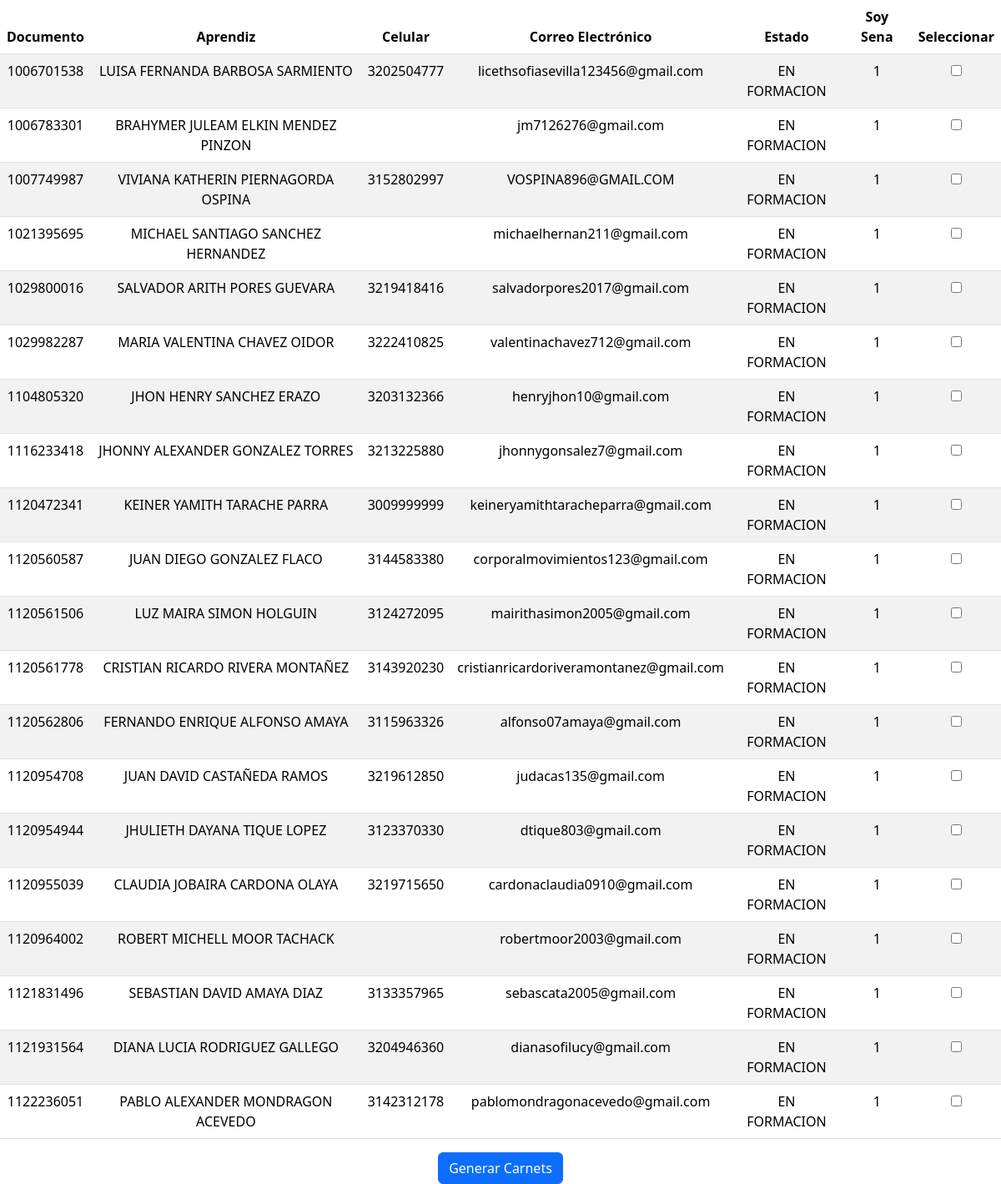
The page / on the database its author committed.
### tables this page shows
CREATE TABLE `datos_personales` (
  `id` bigint NOT NULL AUTO_INCREMENT,
  `documento` int DEFAULT NULL,
  `aprendiz` varchar(255) DEFAULT NULL,
  `celular` varchar(255) DEFAULT NULL,
  `correo_electronico` varchar(255) DEFAULT NULL,
  `estado` varchar(255) DEFAULT NULL,
  `soy_sena` tinyint(1) DEFAULT NULL,
  PRIMARY KEY (`id`)
);

### Config/conexion.php (called while the page is built, shortened)
<?php
class Conexion {
    protected $conexion_db;
    public function __construct() {
        $this->conexion_db = new mysqli(DB_HOST, DB_USERNAME, DB_PASSWORD, DB_NAME);
        $this->conexion_db->set_charset(DB_ENCODE);
    }
    public function obtenerConexion() {
        return $this->conexion_db;
    }
}

### Models/CarnetModelo.php (called while the page is built, shortened)
<?php
require_once './Config/conexion.php';
class CarnetModelo extends Conexion {
    public function obtenerDatosPersonales() {
        $sql = "SELECT documento, aprendiz, celular, correo_electronico, estado, soy_sena FROM datos_personales";
        $resultado = $this->obtenerConexion()->query($sql);
        $datosPersonales = [];
        if ($resultado && $resultado->num_rows > 0) {
            while ($row = $resultado->fetch_assoc()) {
                $datosPersonales[] = $row;
            }
        }
        return $datosPersonales;
    }
}
?>

### views/MostrarFormulario.php (the view, shortened to what this page needs)
<!DOCTYPE html>
<html lang="es">
<head>
    <link href="https://cdn.jsdelivr.net/npm/bootstrap@5.3.3/dist/css/bootstrap.min.css" rel="stylesheet"
>
</head>
<body>
    <form action="index.php" method="post">
        <table class="table table-striped table-hover">
            <thead>
                <tr class="text-center">
                    <th>Documento</th>
                    <th>Aprendiz</th>
                    <th>Celular</th>
                    <th>Correo Electrónico</th>
                    <th>Estado</th>
                    <th>Soy Sena</th>
                    <th>Seleccionar</th>
                </tr>
            </thead>
            <tbody>
                <?php foreach ($datosPersonales as $persona): ?>
                <tr class="text-center">
                    <td><?= htmlspecialchars($persona['documento']) ?></td>
                    <td><?= htmlspecialchars($persona['aprendiz']) ?></td>
                    <td><?= htmlspecialchars($persona['celular']) ?></td>
                    <td><?= htmlspecialchars($persona['correo_electronico']) ?></td>
                    <td><?= htmlspecialchars($persona['estado']) ?></td>
                    <td><?= htmlspecialchars($persona['soy_sena']) ?></td>
                    <td><input type="checkbox" name="aprendices[]" value="<?= htmlspecialchars($persona['documento']) ?>"></td>
                </tr>
                <?php endforeach; ?>
            </tbody>
        </table>
        <div class="text-center">
            <input type="submit" class="btn btn-primary" value="Generar Carnets">
        </div>
    </form>
</body>
</html>

### index.php
<?php
require_once './Controller/CarnetController.php';
$controlador = new CarnetController();
if ($_SERVER["REQUEST_METHOD"] == "POST") {
    $controlador->procesarFormulario();
} else {
    $controlador->mostrarFormulario();
}

### Controller/CarnetController.php (shortened to what this page needs)
<?php
require_once './Models/CarnetModelo.php';
class CarnetController {
    private $modelo;
    public function __construct() {
        $this->modelo = new CarnetModelo();
    }
    public function mostrarFormulario() {
        if ($_SERVER["REQUEST_METHOD"] != "POST") {
            $datosPersonales = $this->modelo->obtenerDatosPersonales();
            require_once './views/MostrarFormulario.php';
        } else {
            $this->procesarFormulario();
        }
    }
}
?>

### rows shown on the page
datos_personales: documento "1006701538", aprendiz "LUISA FERNANDA BARBOSA SARMIENTO", celular "3202504777", correo_electronico "licethsofiasevilla123456@gmail.com", estado "EN FORMACION", soy_sena "1"
datos_personales: documento "1006783301", aprendiz "BRAHYMER JULEAM ELKIN MENDEZ PINZON", correo_electronico "jm7126276@gmail.com", estado "EN FORMACION", soy_sena "1"
datos_personales: documento "1007749987", aprendiz "VIVIANA KATHERIN PIERNAGORDA OSPINA", celular "3152802997", correo_electronico "VOSPINA896@GMAIL.COM", estado "EN FORMACION", soy_sena "1"
datos_personales: documento "1021395695", aprendiz "MICHAEL SANTIAGO SANCHEZ HERNANDEZ", correo_electronico "michaelhernan211@gmail.com", estado "EN FORMACION", soy_sena "1"
datos_personales: documento "1029800016", aprendiz "SALVADOR ARITH PORES GUEVARA", celular "3219418416", correo_electronico "salvadorpores2017@gmail.com", estado "EN FORMACION", soy_sena "1"
datos_personales: documento "1029982287", aprendiz "MARIA VALENTINA CHAVEZ OIDOR", celular "3222410825", correo_electronico "valentinachavez712@gmail.com", estado "EN FORMACION", soy_sena "1"
datos_personales: documento "1104805320", aprendiz "JHON HENRY SANCHEZ ERAZO", celular "3203132366", correo_electronico "henryjhon10@gmail.com", estado "EN FORMACION", soy_sena "1"
datos_personales: documento "1116233418", aprendiz "JHONNY ALEXANDER GONZALEZ TORRES", celular "3213225880", correo_electronico "jhonnygonsalez7@gmail.com", estado "EN FORMACION", soy_sena "1"
datos_personales: documento "1120472341", aprendiz "KEINER YAMITH TARACHE PARRA", celular "3009999999", correo_electronico "keineryamithtaracheparra@gmail.com", estado "EN FORMACION", soy_sena "1"
datos_personales: documento "1120560587", aprendiz "JUAN DIEGO GONZALEZ FLACO", celular "3144583380", correo_electronico "corporalmovimientos123@gmail.com", estado "EN FORMACION", soy_sena "1"
datos_personales: documento "1120561506", aprendiz "LUZ MAIRA SIMON HOLGUIN", celular "3124272095", correo_electronico "mairithasimon2005@gmail.com", estado "EN FORMACION", soy_sena "1"
datos_personales: documento "1120561778", aprendiz "CRISTIAN RICARDO RIVERA MONTAÑEZ", celular "3143920230", correo_electronico "cristianricardoriveramontanez@gmail.com", estado "EN FORMACION", soy_sena "1"
datos_personales: documento "1120562806", aprendiz "FERNANDO ENRIQUE ALFONSO AMAYA", celular "3115963326", correo_electronico "alfonso07amaya@gmail.com", estado "EN FORMACION", soy_sena "1"
datos_personales: documento "1120954708", aprendiz "JUAN DAVID CASTAÑEDA RAMOS", celular "3219612850", correo_electronico "judacas135@gmail.com", estado "EN FORMACION", soy_sena "1"
datos_personales: documento "1120954944", aprendiz "JHULIETH DAYANA TIQUE LOPEZ", celular "3123370330", correo_electronico "dtique803@gmail.com", estado "EN FORMACION", soy_sena "1"
datos_personales: documento "1120955039", aprendiz "CLAUDIA JOBAIRA CARDONA OLAYA", celular "3219715650", correo_electronico "cardonaclaudia0910@gmail.com", estado "EN FORMACION", soy_sena "1"
datos_personales: documento "1120964002", aprendiz "ROBERT MICHELL MOOR TACHACK", correo_electronico "robertmoor2003@gmail.com", estado "EN FORMACION", soy_sena "1"
datos_personales: documento "1121831496", aprendiz "SEBASTIAN DAVID AMAYA DIAZ", celular "3133357965", correo_electronico "sebascata2005@gmail.com", estado "EN FORMACION", soy_sena "1"
datos_personales: documento "1121931564", aprendiz "DIANA LUCIA RODRIGUEZ GALLEGO", celular "3204946360", correo_electronico "dianasofilucy@gmail.com", estado "EN FORMACION", soy_sena "1"
datos_personales: documento "1122236051", aprendiz "PABLO ALEXANDER MONDRAGON ACEVEDO", celular "3142312178", correo_electronico "pablomondragonacevedo@gmail.com", estado "EN FORMACION", soy_sena "1"
